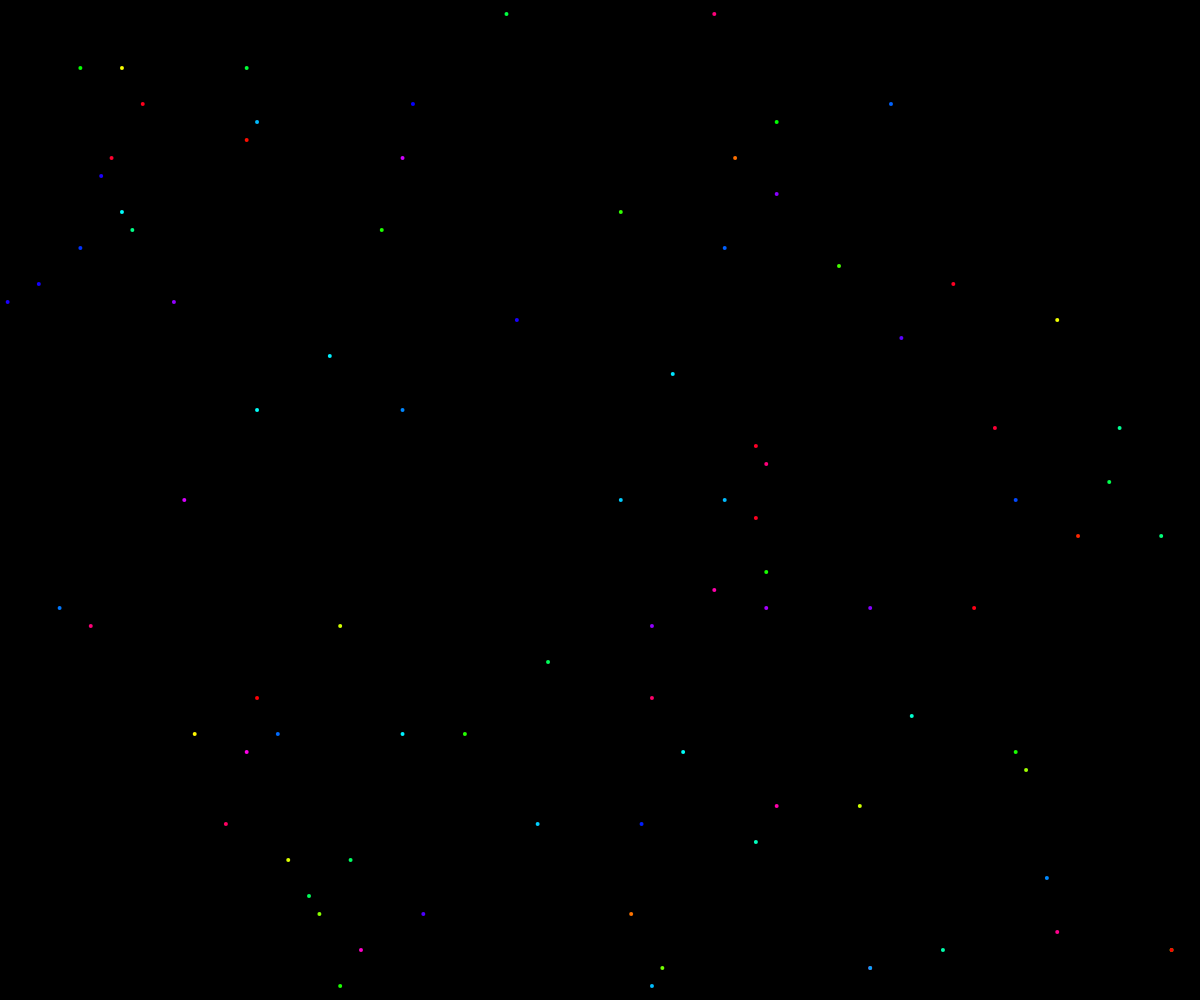
Frame 1 (no input)
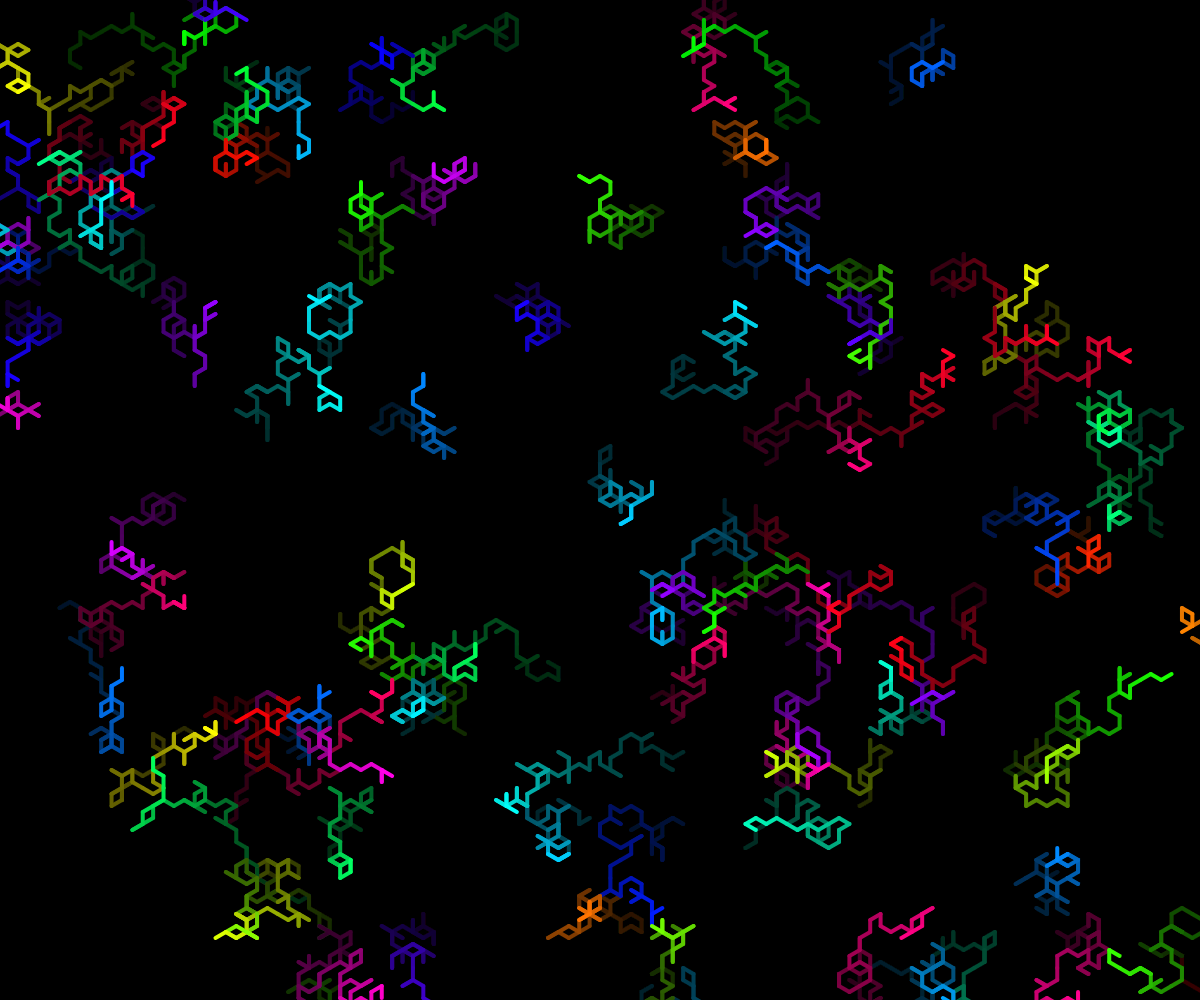
Frame 60 (no input)
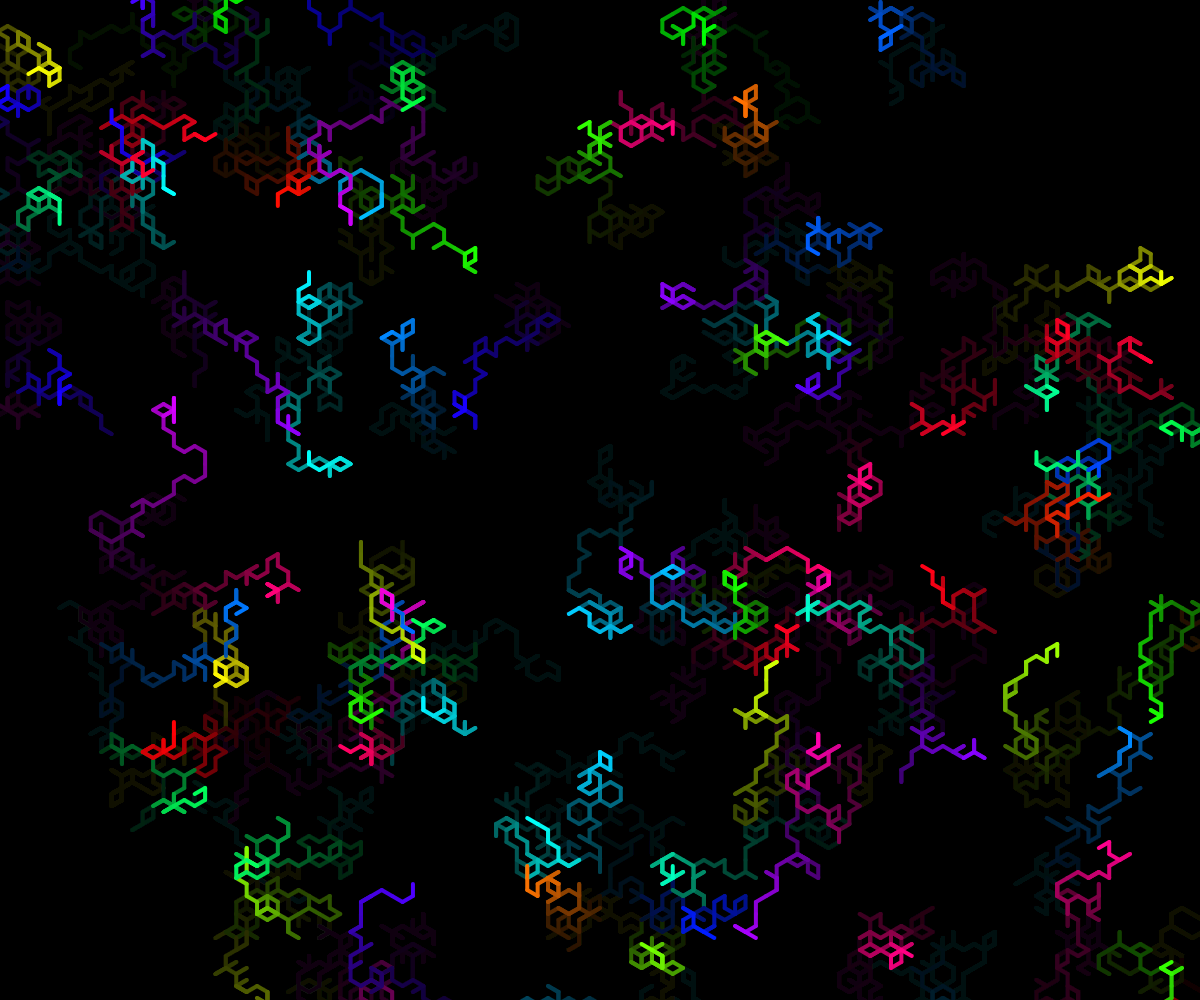
Frame 120 (the mouse pressed at the canvas centre since frame 60)

The p5.js sketch that drew these frames (run headless with seeded random() and noise() and a simulated clock; from frame 60 on, the mouse is pressed at the canvas centre):

// p5.js sketch
// ── sketch.js
// sketch.js
// Random walkers on the dice lattice.
// The dice lattice has two vertex types:
//   - Centers (degree 6): sit on a triangular lattice, connect to 6 surrounding corners
//   - Corners (degree 3): each shared by 3 centers, connect back to those 3 centers
// All edges have length HEX_SIZE (center-to-corner distance).
// Positions are stored in pixel space; vertex type flips every step.

const NUM_WALKERS = 100

// HEX_SIZE : number
// Distance from a hex center to any of its 6 corners (edge length).
const HEX_SIZE = 12

// -- Data Definitions --

// VertexType : 0 | 1
//   0 = hex center  (degree 6)
//   1 = hex corner  (degree 3)
// Every edge connects a center to a corner, so type flips each step.

// For pointy-top hexagons:
//   Centers connect to corners at 30°, 90°, 150°, 210°, 270°, 330°.
//   Each corner is shared by 3 centers. The 3 centers around a given corner
//   are at 120° intervals from it. Since the corner sits at angle θ from one
//   center, the 3 centers are at angles θ+180°, θ+180°+120°, θ+180°-120°
//   from the corner = θ+180°, θ+300°, θ+60°.
//   For the canonical corner at 30° from a center, the 3 return angles are:
//   210°, 330°, 90°.

const DEG = Math.PI / 180

// CENTER_TO_CORNERS : Array<{dx,dy,returnAngles}>
// Each corner also stores the 3 angles back to its neighboring centers.
// A corner reached from angle θ is shared by 3 centers at angles
// θ+180°, θ+180°+120°, θ+180°-120° from the corner.
const CENTER_TO_CORNERS = [30, 90, 150, 210, 270, 330].map(a => {
  const base = a + 180
  return {
    dx: HEX_SIZE * Math.cos(a * DEG),
    dy: HEX_SIZE * Math.sin(a * DEG),
    // 3 return directions from this corner back to its 3 neighboring centers
    returns: [base, base + 120, base - 120].map(ra => ({
      dx: HEX_SIZE * Math.cos(ra * DEG),
      dy: HEX_SIZE * Math.sin(ra * DEG),
    })),
  }
})

// NEIGHBORS : Array<Array<{dx,dy}>>  indexed by vertex type
// For centers (type 0): the 6 corner offsets
// For corners (type 1): stored on the walker from the step that created it
const CENTER_NEIGHBORS = CENTER_TO_CORNERS

// -- Helper Functions --

/**
 * Returns a random element from an array.
 * @template T
 * @param {Array<T>} arr
 * @returns {T}
 */
// randomChoice : Array<T> -> T
function randomChoice(arr) {
  return arr[Math.floor(Math.random() * arr.length)]
}

/**
 * Returns a random starting position snapped to a hex center on the lattice.
 * Centers sit on a pointy-top triangular lattice with basis vectors:
 *   a1 = (sqrt(3)*R, 0),  a2 = (sqrt(3)/2*R, 3/2*R)
 * @returns {{ x: number, y: number }}
 */
// randomCenter : -> { x: number, y: number }
function randomCenter() {
  const R  = HEX_SIZE
  const SQ3 = Math.sqrt(3)
  const i = Math.floor((Math.random() - 0.5) * width  / (SQ3 * R))
  const j = Math.floor((Math.random() - 0.5) * height / (1.5  * R))
  return {
    x: SQ3 * R * i + SQ3 / 2 * R * j,
    y: 1.5  * R * j,
  }
}

// -- Main Class --

/**
 * A walker on the dice lattice, alternating between degree-6 centers and
 * degree-3 corners. Position is stored in pixel space.
 */
class Walker {
  constructor() {
    const c      = randomCenter()
    this.x       = c.x
    this.y       = c.y
    this.type    = 0
    this.returns = null  // set when on a corner; the 3 directions back to centers
    this.prevX   = c.x
    this.prevY   = c.y
    this.hue     = Math.random() * 360
  }

  /** update : -> void
   * Moves the walker one step to a random neighbor, flipping vertex type.
   */
  update() {
    this.prevX = this.x
    this.prevY = this.y
    if (this.type === 0) {
      // on a center: pick one of 6 corners
      const corner = randomChoice(CENTER_NEIGHBORS)
      this.x      += corner.dx
      this.y      += corner.dy
      this.returns = corner.returns  // remember how to get back
      this.type    = 1
    } else {
      // on a corner: pick one of 3 centers
      const { dx, dy } = randomChoice(this.returns)
      this.x    += dx
      this.y    += dy
      this.returns = null
      this.type    = 0
    }
  }

  /** draw : -> void
   * Draws a line segment from the previous vertex to the current vertex.
   */
  draw() {
    const cx = width  / 2
    const cy = height / 2
    stroke(this.hue, 100, 100)
    line(this.prevX + cx, this.prevY + cy, this.x + cx, this.y + cy)
  }
}

// -- Entry Point --

/**
 * Creates the initial array of walkers at random lattice positions.
 * @returns {Array<Walker>}
 */
// makeWalkers : -> Array<Walker>
function makeWalkers() {
  return Array.from({ length: NUM_WALKERS }, () => new Walker())
}

let walkers

function setup() {
  createCanvas(window.innerWidth || 500, window.innerHeight || 500)
  colorMode(HSB, 360, 100, 100, 100)
  strokeWeight(4)
  background(0)
  walkers = makeWalkers()
}

function draw() {
  background(0, 0, 0, 3)
  for (const walker of walkers) {
    walker.draw()
    walker.update()
  }
}
